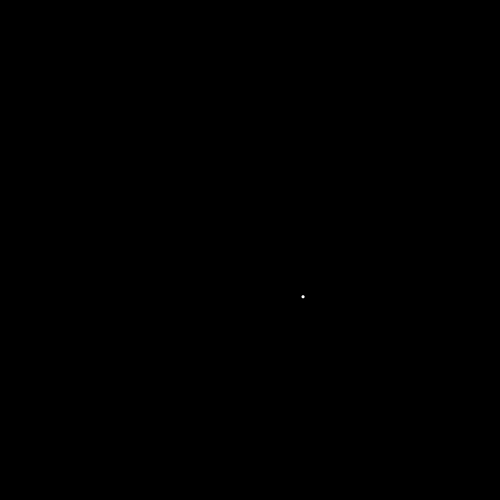
Frame 1 (no input)
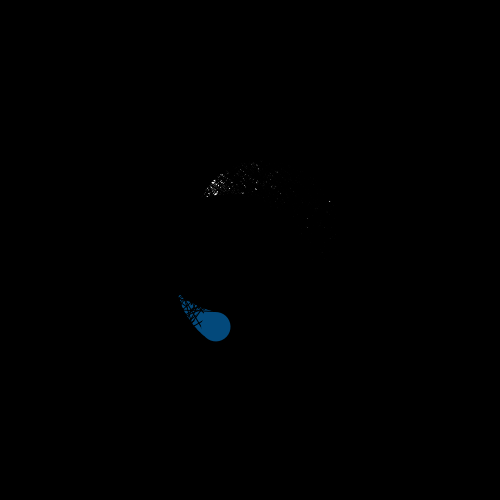
Frame 60 (the mouse pressed at the canvas centre just before this capture)
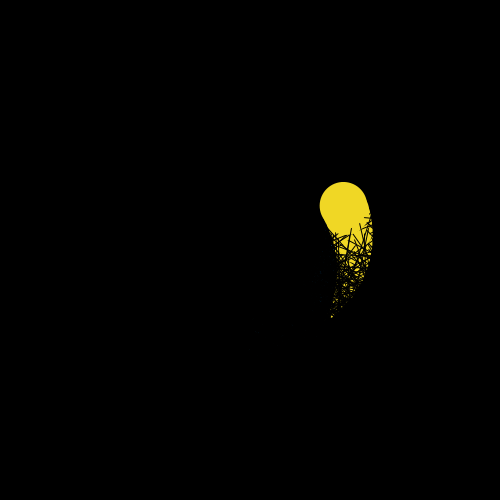
Frame 120 (the mouse held since frame 60 and released just before this capture)

The Processing sketch that drew these frames (run headless with seeded random() and noise(); from frame 60 on, the mouse is pressed at the canvas centre):

// Processing sketch: processing_141838
// ── processing_141838.pde

void setup() {
  background(0);
  size(500,500);
}

float randx = width/2;
float randy = height/2;
int time = 0;
int pulserate = 50;

void draw() {
  stroke(0);
  for (int i=0; i<100; i++) {
    line(random(width),random(height),random(width),random(height));
  }
  rectMode(CENTER);
  time++;
  float randomer=-2;
  pushMatrix();
  if (time%pulserate == 0) {
    randx = random(-1*width/4, width/4);
    randy = random(-1*height/4, height/4);
    randomer = random(-5,5);
    fill(random(0,255),random(0,255),random(0,255));
  }
  float pulse = 50*sin(PI*time/pulserate);

  translate(width/2,height/2);
  rotate(PI*time*randomer/100);
  noStroke();
  ellipse(randx,randy,pulse,pulse);
  popMatrix();

}
